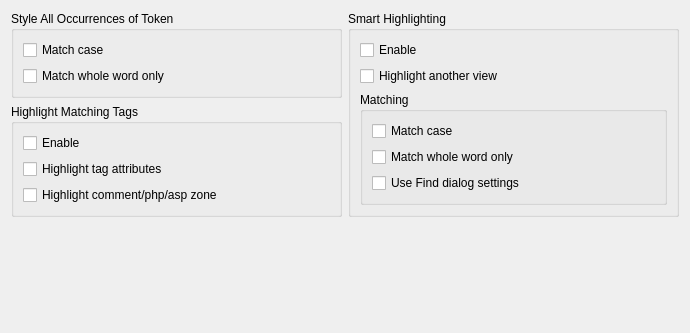
<?xml version="1.0" encoding="UTF-8"?>
<ui version="4.0">
 <class>PreferenceSubHighlightingDlg</class>
 <widget class="QWidget" name="PreferenceSubHighlightingDlg">
  <property name="geometry"><rect><x>0</x><y>0</y><width>690</width><height>333</height></rect></property>
  <layout class="QVBoxLayout" name="layout1">
   <item>
    <layout class="QHBoxLayout" name="layout2">
     <item>
      <layout class="QVBoxLayout" name="layout3">
       <item>
        <widget class="QGroupBox" name="markallStatic">
         <property name="nppId" stdset="0"><number>6351</number></property>
         <property name="title"><string>Style All Occurrences of Token</string></property>
         <layout class="QVBoxLayout" name="layout4">
          <item>
           <widget class="QCheckBox" name="checkMarkallcasesensitive">
            <property name="nppId" stdset="0"><number>6352</number></property>
            <property name="text"><string>Match case</string></property>
           </widget>
          </item>
          <item>
           <widget class="QCheckBox" name="checkMarkallwholewordonly">
            <property name="nppId" stdset="0"><number>6353</number></property>
            <property name="text"><string>Match whole word only</string></property>
           </widget>
          </item>
         </layout>
        </widget>
       </item>
       <item>
        <widget class="QGroupBox" name="tagmatchedhiliteStatic">
         <property name="nppId" stdset="0"><number>6329</number></property>
         <property name="title"><string>Highlight Matching Tags</string></property>
         <layout class="QVBoxLayout" name="layout5">
          <item>
           <widget class="QCheckBox" name="checkEnabltagsmatchhilite">
            <property name="nppId" stdset="0"><number>6327</number></property>
            <property name="text"><string>Enable</string></property>
           </widget>
          </item>
          <item>
           <widget class="QCheckBox" name="checkEnabltagattrhilite">
            <property name="nppId" stdset="0"><number>6328</number></property>
            <property name="text"><string>Highlight tag attributes</string></property>
           </widget>
          </item>
          <item>
           <widget class="QCheckBox" name="checkHighlitenonehtmlzone">
            <property name="nppId" stdset="0"><number>6330</number></property>
            <property name="text"><string>Highlight comment/php/asp zone</string></property>
           </widget>
          </item>
         </layout>
        </widget>
       </item>
       <item>
        <spacer name="spacer6">
         <property name="orientation"><enum>Qt::Vertical</enum></property>
         <property name="sizeType"><enum>QSizePolicy::Expanding</enum></property>
         <property name="sizeHint" stdset="0"><size><width>0</width><height>0</height></size></property>
        </spacer>
       </item>
      </layout>
     </item>
     <item>
      <layout class="QVBoxLayout" name="layout7">
       <item>
        <widget class="QGroupBox" name="smarthilitingStatic">
         <property name="nppId" stdset="0"><number>6333</number></property>
         <property name="title"><string>Smart Highlighting</string></property>
         <layout class="QVBoxLayout" name="layout8">
          <item>
           <widget class="QCheckBox" name="checkEnablsmarthilite">
            <property name="nppId" stdset="0"><number>6326</number></property>
            <property name="text"><string>Enable</string></property>
           </widget>
          </item>
          <item>
           <widget class="QCheckBox" name="checkSmarthiliteanotherrview">
            <property name="nppId" stdset="0"><number>6340</number></property>
            <property name="text"><string>Highlight another view</string></property>
           </widget>
          </item>
          <item>
           <widget class="QGroupBox" name="smarthilitematchingStatic">
            <property name="nppId" stdset="0"><number>6354</number></property>
            <property name="title"><string>Matching</string></property>
            <layout class="QVBoxLayout" name="layout9">
             <item>
              <widget class="QCheckBox" name="checkSmarthilitecasesensitive">
               <property name="nppId" stdset="0"><number>6332</number></property>
               <property name="text"><string>Match case</string></property>
              </widget>
             </item>
             <item>
              <widget class="QCheckBox" name="checkSmarthilitewholewordonly">
               <property name="nppId" stdset="0"><number>6338</number></property>
               <property name="text"><string>Match whole word only</string></property>
              </widget>
             </item>
             <item>
              <widget class="QCheckBox" name="checkSmarthiliteusefindsettings">
               <property name="nppId" stdset="0"><number>6339</number></property>
               <property name="text"><string>Use Find dialog settings</string></property>
              </widget>
             </item>
            </layout>
           </widget>
          </item>
         </layout>
        </widget>
       </item>
       <item>
        <spacer name="spacer10">
         <property name="orientation"><enum>Qt::Vertical</enum></property>
         <property name="sizeType"><enum>QSizePolicy::Expanding</enum></property>
         <property name="sizeHint" stdset="0"><size><width>0</width><height>0</height></size></property>
        </spacer>
       </item>
      </layout>
     </item>
    </layout>
   </item>
   <item>
    <spacer name="spacer11">
     <property name="orientation"><enum>Qt::Vertical</enum></property>
     <property name="sizeType"><enum>QSizePolicy::Expanding</enum></property>
     <property name="sizeHint" stdset="0"><size><width>0</width><height>0</height></size></property>
    </spacer>
   </item>
  </layout>
 </widget>
 <resources/>
 <connections/>
</ui>
